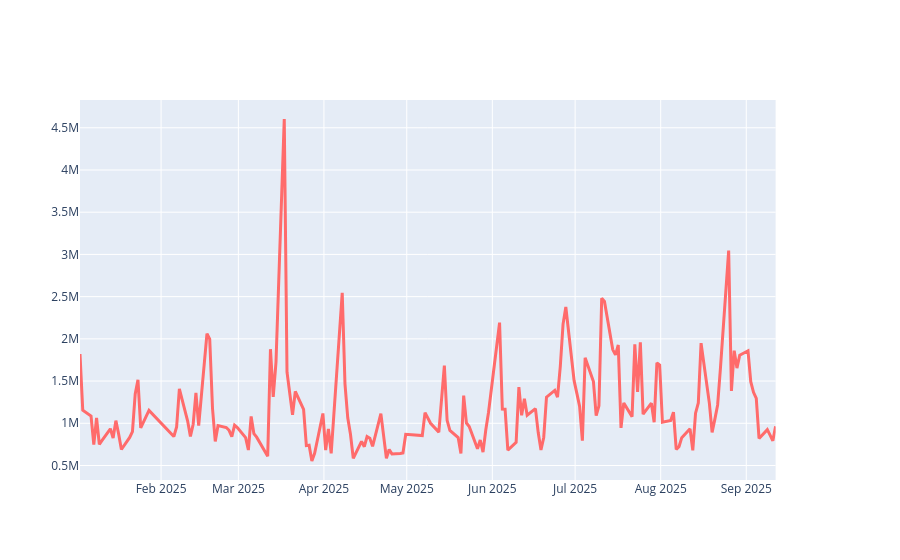

Notebook source saved alongside this figure:
### Code cell
# 1. 创建双轴画布 
fig = make_subplots(specs=[[{"secondary_y": True}]])
 
# 2. 添加主Y轴数据（大数值量级）
fig.add_trace( 
    go.Scatter(
        x=ddf['datetime'], 
        y=ddf['vol'],
        name="销售额",
        line=dict(color='#FF6B6B', width=3),
        hovertemplate="%{y:.1f}亿<extra></extra>"
    ),
    secondary_y=False 
)

### Figure 1 — Plotly figure (JSON) as saved in the notebook; plotly's stock layout.template omitted (floating-point values rounded to 4 significant figures; data arrays with more than 128 entries replaced by an {"elided": "..."} marker saying what was removed)
{"data": [{"hovertemplate": "%{y:.1f}亿<extra></extra>", "line": {"color": "#FF6B6B", "width": 3}, "name": "销售额", "type": "scatter", "x": {"elided": "170 str values"}, "xaxis": "x", "y": {"elided": "170 float values"}, "yaxis": "y"}], "layout": {"xaxis": {"anchor": "y", "domain": [0, 0.94]}, "yaxis": {"anchor": "x", "domain": [0, 1]}, "yaxis2": {"anchor": "x", "overlaying": "y", "side": "right"}}}
